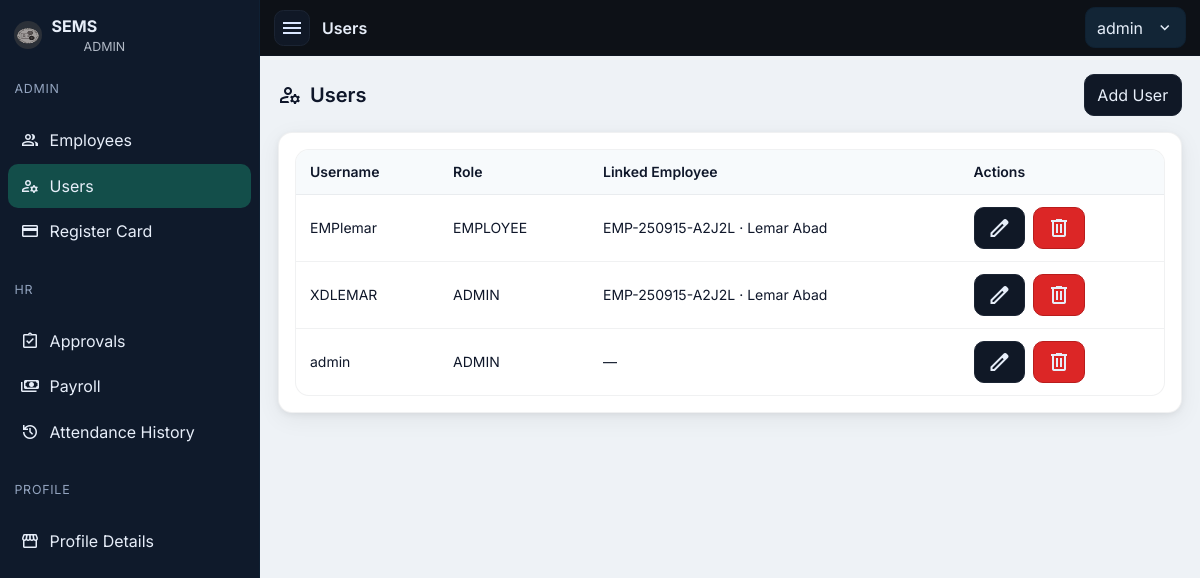
Page /public/admin/users.php (signed in) on the committed database.
### tables this page shows
CREATE TABLE `users` (
  `id` int(11) NOT NULL,
  `username` varchar(60) NOT NULL,
  `password_hash` varchar(255) NOT NULL,
  `role` enum('ADMIN','HR','MANAGER','EMPLOYEE') NOT NULL,
  `employee_id` int(11) DEFAULT NULL
);

### public/partials/auth.php (called while the page is built, shortened)
<?php
function current_user(PDO $db){
  $sql="SELECT u.id,u.username,u.role,u.employee_id,
               COALESCE(CONCAT(e.fname,' ',e.lname), u.username) AS name,
               e.position
        FROM users u
        LEFT JOIN employees e ON e.id=u.employee_id
        WHERE u.id=?";
  $st=$db->prepare($sql); $st->execute([$_SESSION['uid']]);
  return $st->fetch(PDO::FETCH_ASSOC);
}

### public/admin/users.php (the view, shortened to what this page needs)
<?php
require __DIR__.'/../partials/auth.php'; require_role(['ADMIN']);
$page_title='Users'; require __DIR__.'/../partials/layout_head.php'; require __DIR__.'/../partials/layout_nav.php';
$q=$db->query("SELECT u.id,u.username,u.role,u.employee_id,
                      COALESCE(CONCAT(e.emp_no,' · ',e.fname,' ',e.lname),'—') AS person
               FROM users u LEFT JOIN employees e ON e.id=u.employee_id
               ORDER BY u.id DESC");
$rows=$q->fetchAll(PDO::FETCH_ASSOC);
?>
<div class="max-w-6xl mx-auto">
  <div class="flex items-center justify-between mb-4">
    <h1 class="text-xl font-semibold flex items-center gap-2"><span class="material-symbols-outlined">manage_accounts</span> Users</h1>
    <a href="/sems/public/admin/user_form.php" class="btn">Add User</a>
  </div>
  <div class="card overflow-x-auto">
    <table class="table text-sm">
      <thead><tr><th>Username</th><th>Role</th><th>Linked Employee</th><th>Actions</th></tr></thead>
      <tbody>
      <?php foreach($rows as $r): ?>
        <tr>
          <td><?= htmlspecialchars($r['username']) ?></td>
          <td><?= htmlspecialchars($r['role']) ?></td>
          <td><?= htmlspecialchars($r['person']) ?></td>
          <td class="flex gap-2">
            <a class="btn" href="/sems/public/admin/user_form.php?id=<?= (int)$r['id'] ?>"><span class="material-symbols-outlined">edit</span></a>
            <form method="post" action="/sems/public/admin/user_delete.php" onsubmit="return confirm('Delete this user?');">
              <button class="btn btn-danger" title="Delete"><span class="material-symbols-outlined">delete</span></button>
            </form>
          </td>
        </tr>
      <?php endforeach; ?>
      </tbody>
    </table>
  </div>
</div>
<?php require __DIR__.'/../partials/layout_foot.php'; ?>

### public/partials/layout_nav.php (shortened to what this page needs)
<?php
require_once __DIR__.'/auth.php';
$u = current_user($db) ?? ['name'=>'User','role'=>'EMPLOYEE','position'=>null];
$page_title = $page_title ?? 'Dashboard';
function sems_nav_sections(string $role): array {
  $sections = [];
  if ($role === 'ADMIN') {
    $sections[] = ['label'=>'Admin','items'=>[
      ['Employees','/sems/public/admin/employees.php','group'],
      ['Users','/sems/public/admin/users.php','manage_accounts'],
      ['Register Card','/sems/public/admin/cards_register.php','credit_card'],
    ]];
  }
  if ($role === 'HR' || $role === 'ADMIN') {
    $sections[] = ['label'=>'HR','items'=>[
      ['Approvals','/sems/public/hr/approvals.php','assignment_turned_in'],
      ['Payroll','/sems/public/hr/payroll_run.php','payments'],
      ['Attendance History','/sems/public/hr/attendance_history.php','history'],
    ]];
  }
  $sections[] = ['label'=>'Profile','items'=>[
    ['Profile Details','/sems/public/employee/profile.php','storefront']
  ]];
  return $sections;
}
$sections = sems_nav_sections($u['role']);
?>
<nav id="sb" class="sb" aria-label="Sidebar">
  <div class="sb-head">
    <img src="/sems/public/assets/logo.png" alt="SEMS">
    <div>
      <div style="font-weight:700">SEMS</div>
      <div class="sb-role"><?= htmlspecialchars($u['role']) ?></div>
    </div>
  </div>
  <?php foreach ($sections as $section): ?>
    <div class="sb-section"><?= htmlspecialchars($section['label']) ?></div>
    <ul>
      <?php foreach ($section['items'] as [$label,$href,$icon]):
        $is = (strpos($_SERVER['REQUEST_URI'],$href)===0) ? 'active' : ''; ?>
        <li><a class="<?= $is ?>" href="<?= $href ?>"><span class="ms"><?= $icon ?></span><span><?= htmlspecialchars($label) ?></span></a></li>
      <?php endforeach; ?>
    </ul>
  <?php endforeach; ?>
</nav>
<header class="topbar" role="banner">
  <button id="toggle" class="hambtn" aria-label="Toggle navigation">
    <span class="material-symbols-outlined">menu</span>
  </button>
  <div style="font-weight:600"><?= htmlspecialchars($page_title) ?></div>
  <div class="menu" id="profileMenu">
    <button class="menu-btn" type="button" title="Account">
      <span><?= htmlspecialchars($u['name'] ?? 'User') ?></span>
      <span class="material-symbols-outlined" style="font-size:18px;margin-left:.25rem">expand_more</span>
    </button>
  </div>
</header>
<div id="main"><div class="container">

### public/partials/layout_head.php (style rules this page uses)
:root { --sb-w:260px; --brand:#0d1117; --sidebar:#0f1a2b; --sidebar-hover:#14233c; --active:#134e4a; --surface:#eef2f6; --card:#ffffff; --ink:#0f172a; --muted:#64748b; --accent:#10b981; }
* { box-sizing:border-box }
html,body { margin:0 }
body { font-family:Inter,system-ui,Segoe UI,Roboto,Arial,sans-serif; background:var(--surface); color:var(--ink); }
.topbar { position:sticky; top:0; z-index:50; height:56px; display:flex; align-items:center; gap:.75rem; background:var(--brand); color:#e7eef9; border-bottom:1px solid #0e1520; padding-inline:14px; transition: padding-left .2s ease; }
.hambtn { width:36px;height:36px;display:inline-grid;place-items:center;border-radius:.6rem;border:1px solid #1b2433;background:#101826;color:#dbe7ff;cursor:pointer }
.material-symbols-outlined { font-variation-settings:'FILL' 0,'wght' 400,'GRAD' 0,'opsz' 24 }
.menu { position:relative;margin-left:auto }
.menu-btn { display:flex;align-items:center;gap:.55rem;cursor:pointer;background:#122536;color:#e5eef9;border:1px solid #0f2132;border-radius:.6rem;padding:.45rem .7rem }
.sb { position:fixed;inset:0 auto 0 0;z-index:60;width:var(--sb-w);background:var(--sidebar);color:#e7eef9;border-right:1px solid #0f2033;transform:translateX(-100%);transition:transform .2s ease;display:flex;flex-direction:column }
.sb.open { transform:translateX(0) }
.sb-head { display:flex;gap:.6rem;align-items:center;padding:14px }
.sb-head img { width:28px;height:28px;border-radius:50%;background:#2b3038 }
.sb-role { font-size:.78rem;opacity:.75;margin-left:2rem }
.sb ul { list-style:none;margin:8px 8px 16px;padding:0 }
.sb li { margin:.1rem 0 }
.sb a { display:flex;align-items:center;gap:.6rem;color:#e7eef9;padding:10px 12px;border-radius:10px }
.sb a.active { background:var(--active) }
.sb-section { padding:.6rem .9rem;color:#93a4bf;font-size:.78rem;text-transform:uppercase;letter-spacing:.06em }
.ms { font-family:'Material Symbols Outlined';font-weight:400;font-style:normal;font-size:20px;line-height:1 }
#main { min-height:calc(100vh - 56px);transition:padding-left .2s ease; }
.container { max-width:1100px;margin:0 auto;padding:18px }
@media (min-width: 992px) { body.with-sb .topbar { padding-left:calc(14px + var(--sb-w)); } }
@media (min-width: 992px) { body.with-sb #main { padding-left:var(--sb-w); } }
.card { background:var(--card);color:var(--ink);border-radius:14px;padding:16px;border:1px solid rgba(15,23,42,.06);box-shadow:0 6px 24px rgba(2,10,24,.06),0 2px 6px rgba(2,10,24,.06) }
.table { width:100%;border-collapse:separate;border-spacing:0;background:#fff;border:1px solid rgba(15,23,42,.06);border-radius:14px;overflow:hidden }
.table th,.table td { padding:12px 14px;text-align:left;border-bottom:1px solid rgba(15,23,42,.06) }
.table th { font-weight:600;color:#0f172a;background:#f7fafc }
.table tr:last-child td { border-bottom:none }
.btn { display:inline-flex;align-items:center;gap:.4rem;padding:.5rem .8rem;background:#101826;color:#e7eef9;border:1px solid #1b2433;border-radius:10px }
.btn-danger { background:#dc2626;border-color:#b91c1c }

### rows in the picture
users: role "ADMIN", username "admin", person "—"
users: username "EMPlemar", role "EMPLOYEE", person "EMP-250915-A2J2L · Lemar Abad"
users: username "XDLEMAR", role "ADMIN", person "EMP-250915-A2J2L · Lemar Abad"

### other values in the picture
$section['label'] "ADMIN"
$label "Employees"
$label "Users"
$label "Register Card"
$section['label'] "HR"
$label "Approvals"
$label "Payroll"
$label "Attendance History"
$section['label'] "PROFILE"
$label "Profile Details"
$page_title "Users"
$u['name'] "admin"
